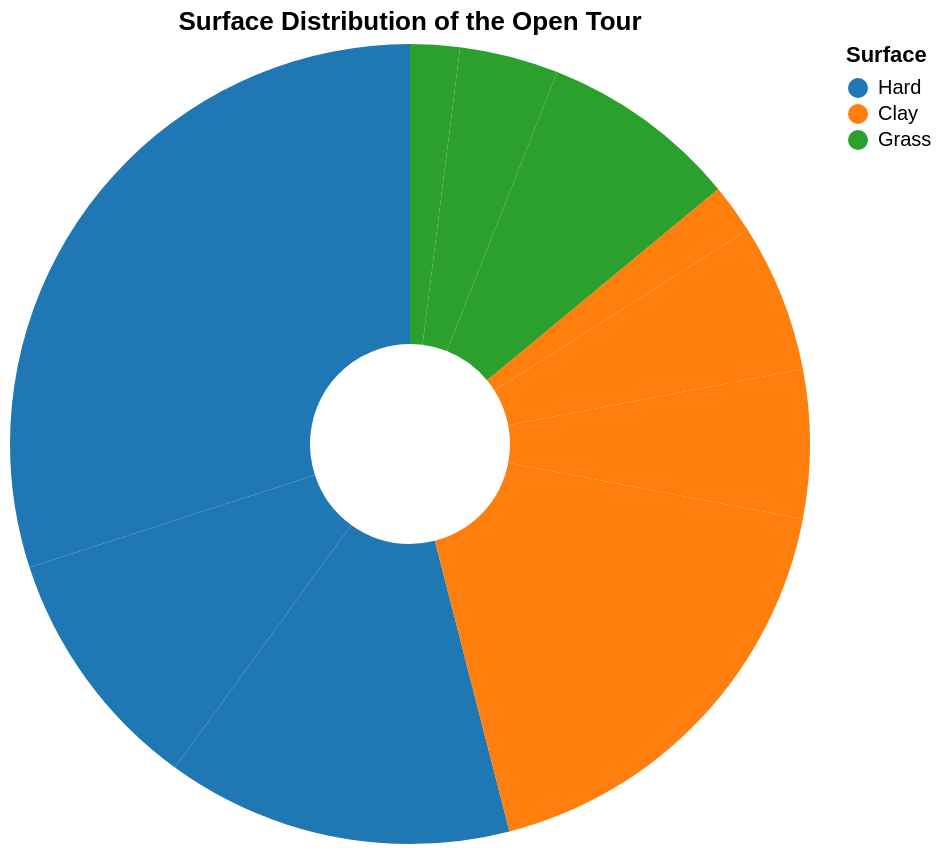

This figure's Vega-Lite source:
### Vega-Lite specification from a JSON file in a GitHub repository (floating-point values rounded to 4 significant figures)
{"$schema": "https://vega.github.io/schema/vega-lite/v5.json", "title": "Surface Distribution of the Open Tour", "width": 400, "height": 400, "data": {"values": [{"Type": "Grand Slam", "Surface": "Hard", "Tournaments": 2}, {"Type": "Grand Slam", "Surface": "Clay", "Tournaments": 1}, {"Type": "Grand Slam", "Surface": "Grass", "Tournaments": 1}, {"Type": "ATP 1000", "Surface": "Hard", "Tournaments": 5}, {"Type": "ATP 1000", "Surface": "Clay", "Tournaments": 3}, {"Type": "ATP 1000", "Surface": "Grass", "Tournaments": 0}, {"Type": "ATP 500", "Surface": "Hard", "Tournaments": 5}, {"Type": "ATP 500", "Surface": "Clay", "Tournaments": 3}, {"Type": "ATP 500", "Surface": "Grass", "Tournaments": 2}, {"Type": "ATP 250", "Surface": "Hard", "Tournaments": 15}, {"Type": "ATP 250", "Surface": "Clay", "Tournaments": 9}, {"Type": "ATP 250", "Surface": "Grass", "Tournaments": 4}]}, "params": [{"name": "typeSelection", "value": "All", "bind": {"input": "select", "options": ["All", "Grand Slam", "ATP 1000", "ATP 500", "ATP 250"], "name": "Tournament Type: "}}], "transform": [{"filter": "typeSelection == 'All' || datum.Type == typeSelection"}], "mark": {"type": "arc", "innerRadius": 50}, "encoding": {"theta": {"field": "Tournaments", "type": "quantitative", "stack": true}, "color": {"field": "Surface", "type": "nominal", "scale": {"domain": ["Hard", "Clay", "Grass"], "range": ["#1f77b4", "#ff7f0e", "#2ca02c"]}, "title": "Surface"}, "tooltip": [{"field": "Type", "type": "nominal", "title": "Tournament Type"}, {"field": "Surface", "type": "nominal"}, {"field": "Tournaments", "type": "quantitative"}]}, "view": {"stroke": null}}
